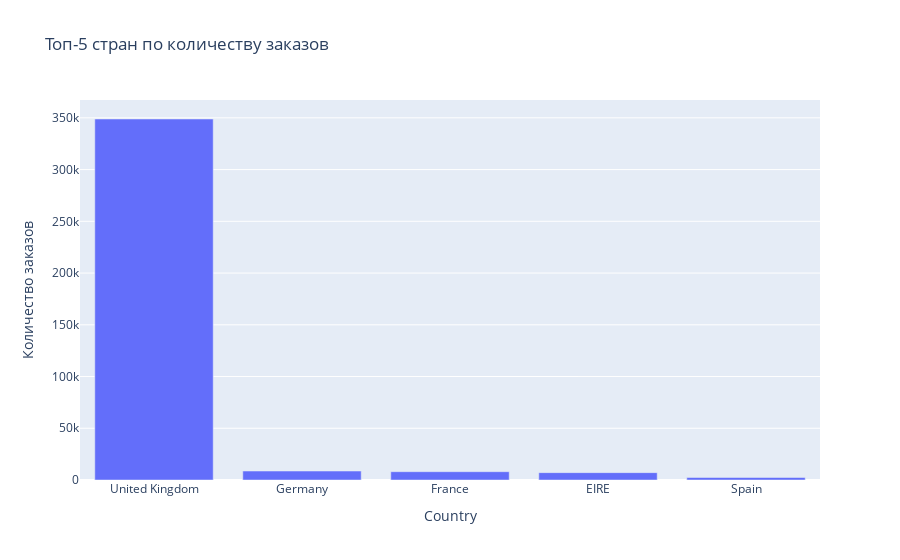

Notebook source saved alongside this figure:
### Markdown cell above
### Задание 4.2
Мы посмотрели на распределение клиентов в разрезе стран. А что насчёт заказов?

Постройте визуализацию и выделите топ-3 стран по количеству поступающих заказов.

* Великобритания (United Kingdom)
* Германия (Germany)
* Франция (France)
* Нидерланды (Netherlands)
* Ирландия (EIRE)
* Австралия (Australia)

### Code cell
top_countries_by_orders = data.groupby('Country')['InvoiceNo'].count().reset_index()
top_countries_by_orders = top_countries_by_orders.nlargest(5, 'InvoiceNo')

# Построение графика столбчатой диаграммы
fig = px.bar(top_countries_by_orders,
             x='Country',
             y='InvoiceNo',
             title='Топ-5 стран по количеству заказов',
             labels={'InvoiceNo': 'Количество заказов'})

fig.show()

### Figure 1 — Plotly figure (JSON) as saved in the notebook; plotly's stock layout.template omitted (floating-point values rounded to 4 significant figures)
{"data": [{"alignmentgroup": "True", "hovertemplate": "Country=%{x}<br>Количество заказов=%{y}<extra></extra>", "legendgroup": "", "marker": {"color": "#636efa", "pattern": {"shape": ""}}, "name": "", "offsetgroup": "", "orientation": "v", "showlegend": false, "textposition": "auto", "type": "bar", "x": ["United Kingdom", "Germany", "France", "EIRE", "Spain"], "xaxis": "x", "y": [348872, 8643, 8019, 7126, 2417], "yaxis": "y"}], "layout": {"barmode": "relative", "legend": {"tracegroupgap": 0}, "title": {"text": "Топ-5 стран по количеству заказов"}, "xaxis": {"anchor": "y", "domain": [0, 1], "title": {"text": "Country"}}, "yaxis": {"anchor": "x", "domain": [0, 1], "title": {"text": "Количество заказов"}}}}
